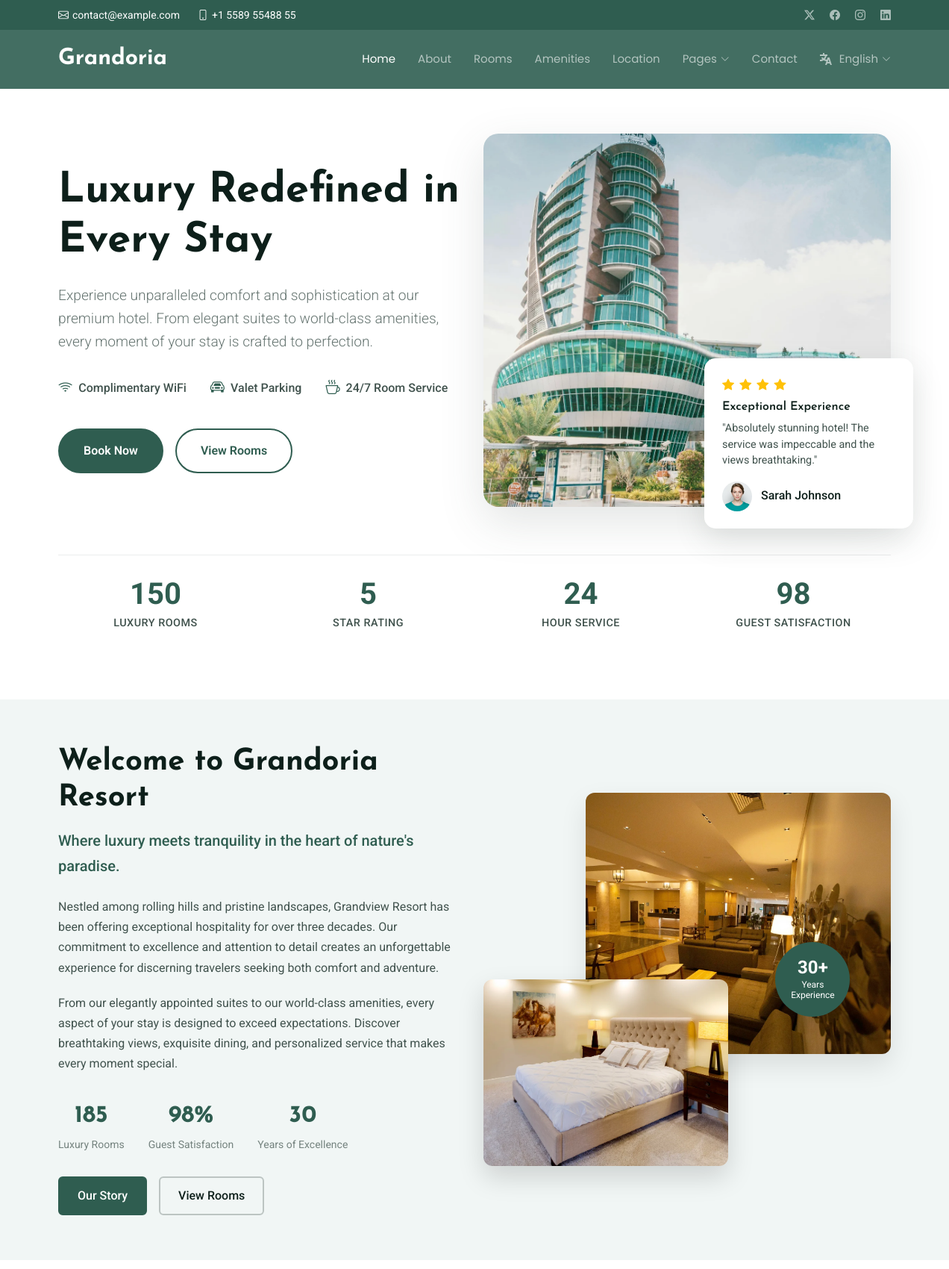
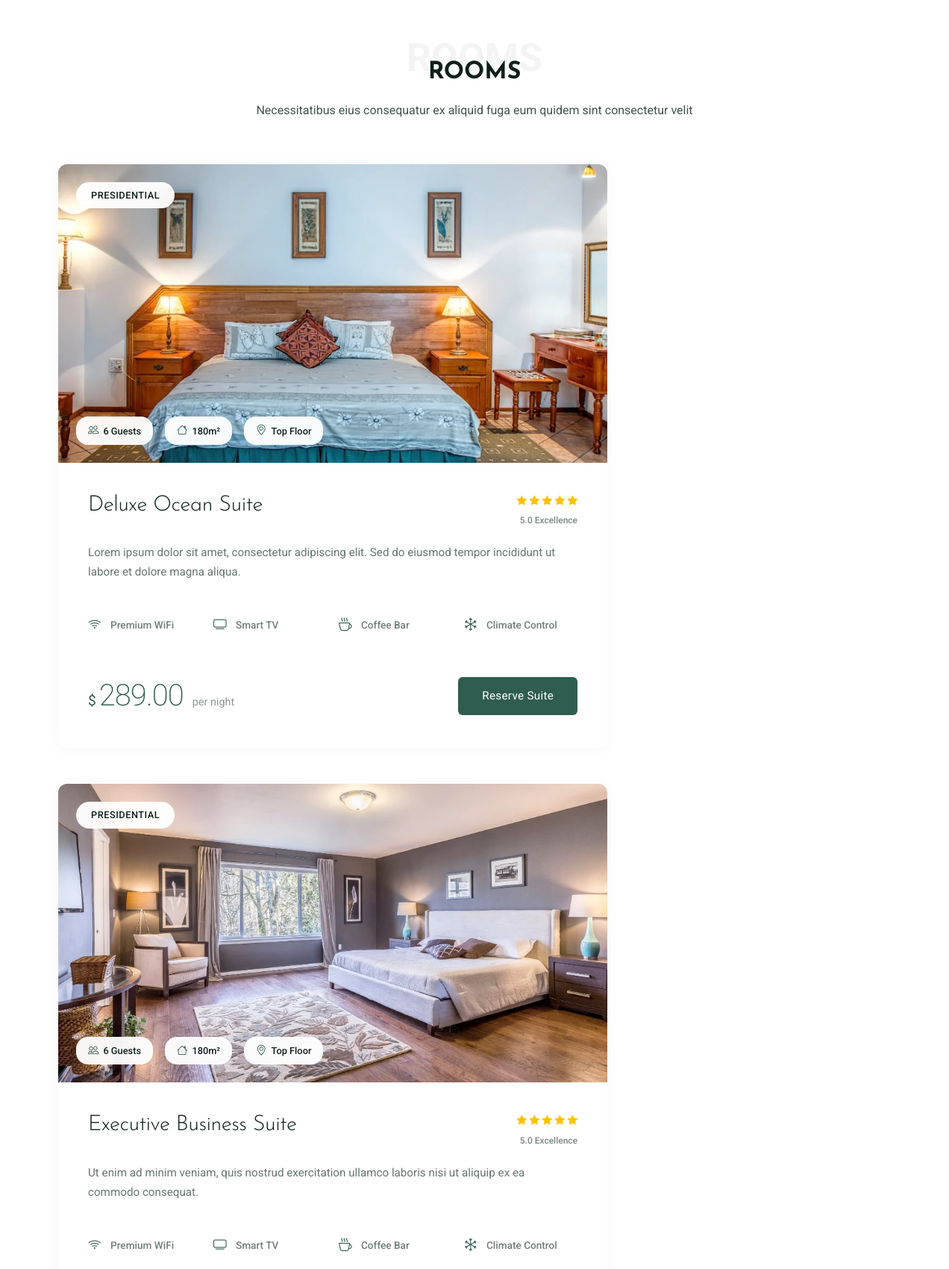
The page / (upper part) on the database its author committed (2 pictures, top to bottom).
### carapp/models.py (models this page shows, shortened)
class Room(models.Model):
    name = models.CharField(max_length=225)
    price = models.DecimalField(max_digits=9, decimal_places=2, verbose_name='price per night')
    num_of_beds = models.PositiveIntegerField(verbose_name='Number of beds')
    num_of_baths = models.PositiveBigIntegerField(verbose_name='Number of baths')
    description = models.TextField()
    image = models.FileField(blank= True , null = True, upload_to='uploads/', verbose_name='Room image')
    wifi_available = models.BooleanField(default=True)
    available = models.BooleanField(default=True)
    created = models.DateTimeField(auto_now_add=True)
    updated = models.DateTimeField(auto_now=True)
    amenities = models.ManyToManyField(Amenity, related_name="rooms",blank=True)
    capacity = models.IntegerField(default=0)

### carapp/views.py (the view)
# urls.py: path('', views.index, name = 'home_page'),
def index(request):
    rooms = Room.objects.all()[:3]
    return render(request, 'home.html', {'rooms':rooms})

### carapp/templates/home.html (shortened to what this page needs)
{% extends 'base.html'%}
{%load static%}
{% block content%}
<main class="main">
    <section id="hotel-hero" class="hotel-hero section">
      <div class="container" data-aos="fade-up" data-aos-delay="100">
        <div class="row gy-4 align-items-center">
          <div class="col-lg-6" data-aos="fade-right" data-aos-delay="200">
            <div class="hero-content">
              <h1>Luxury Redefined in Every Stay</h1>
              <p class="lead">Experience unparalleled comfort and sophistication at our premium hotel. From elegant suites to world-class amenities, every moment of your stay is crafted to perfection.</p>
              <div class="hero-features">
                <div class="feature-item">
                  <i class="bi bi-wifi"></i>
                  <span>Complimentary WiFi</span>
                </div>
                <div class="feature-item">
                  <i class="bi bi-car-front"></i>
                  <span>Valet Parking</span>
                </div>
                <div class="feature-item">
                  <i class="bi bi-cup-hot"></i>
                  <span>24/7 Room Service</span>
                </div>
              </div>
              <div class="hero-buttons">
                <a href="{% url 'carapp:booking_page'%}" class="btn btn-primary">Book Now</a>
                <a href="{% url 'carapp:room_page'%}" class="btn btn-outline">View Rooms</a>
              </div>
            </div>
          </div>
          <div class="col-lg-6" data-aos="fade-left" data-aos-delay="300">
            <div class="hero-images">
              <div class="main-image">
                <img src="{% static 'assets/img/hotel/showcase-3.webp'%}" alt="Luxury Hotel" class="img-fluid">
              </div>
              <div class="floating-card" data-aos="zoom-in" data-aos-delay="400">
                <div class="card-content">
                  <div class="rating">
                    <i class="bi bi-star-fill"></i>
                    <i class="bi bi-star-fill"></i>
                    <i class="bi bi-star-fill"></i>
                    <i class="bi bi-star-fill"></i>
                  </div>
                  <h6>Exceptional Experience</h6>
                  <p>"Absolutely stunning hotel! The service was impeccable and the views breathtaking."</p>
                  <div class="guest-info">
                    <img src="{% static 'assets/img/person/person-f-3.webp'%}" alt="Guest" class="guest-avatar">
                    <span>Sarah Johnson</span>
                  </div>
                </div>
              </div>
            </div>
          </div>
        </div>
        <div class="hero-stats" data-aos="fade-up">
          <div class="row text-center">
            <div class="col-md-3 col-6">
              <div class="stat-item">
                <span class="stat-number purecounter" data-purecounter-start="0" data-purecounter-end="150" data-purecounter-duration="1">150</span>
                <span class="stat-label">Luxury Rooms</span>
              </div>
            </div>
            <div class="col-md-3 col-6">
              <div class="stat-item">
                <span class="stat-number purecounter" data-purecounter-start="0" data-purecounter-end="5" data-purecounter-duration="1">5</span>
                <span class="stat-label">Star Rating</span>
              </div>
            </div>
            <div class="col-md-3 col-6">
              <div class="stat-item">
                <span class="stat-number purecounter" data-purecounter-start="0" data-purecounter-end="24" data-purecounter-duration="1">24</span>
                <span class="stat-label">Hour Service</span>
              </div>
            </div>
            <div class="col-md-3 col-6">
              <div class="stat-item">
                <span class="stat-number purecounter" data-purecounter-start="0" data-purecounter-end="98" data-purecounter-duration="1">98</span>
                <span class="stat-label">Guest Satisfaction</span>
              </div>
            </div>
          </div>
        </div>
      </div>
    </section>
    <section id="about-home" class="about-home section light-background">
      <div class="container" data-aos="fade-up" data-aos-delay="100">
        <div class="row gy-4 align-items-center">
          <div class="col-lg-6" data-aos="fade-right" data-aos-delay="200">
            <div class="about-content">
              <h2>Welcome to Grandoria Resort</h2>
              <p class="lead">Where luxury meets tranquility in the heart of nature's paradise.</p>
              <p>Nestled among rolling hills and pristine landscapes, Grandview Resort has been offering exceptional hospitality for over three decades. Our commitment to excellence and attention to detail creates an unforgettable experience for discerning travelers seeking both comfort and adventure.</p>
              <p>From our elegantly appointed suites to our world-class amenities, every aspect of your stay is designed to exceed expectations. Discover breathtaking views, exquisite dining, and personalized service that makes every moment special.</p>
              <div class="stats-row">
                <div class="stat-item">
                  <div class="stat-number">185</div>
                  <div class="stat-label">Luxury Rooms</div>
                </div>
                <div class="stat-item">
                  <div class="stat-number">98%</div>
                  <div class="stat-label">Guest Satisfaction</div>
                </div>
                <div class="stat-item">
                  <div class="stat-number">30</div>
                  <div class="stat-label">Years of Excellence</div>
                </div>
              </div>
              <div class="about-actions">
                <a href="{% url 'carapp:about_page'%}" class="btn-primary">Our Story</a>
                <a href="{% url 'carapp:room_page'%}" class="btn-secondary">View Rooms</a>
              </div>
            </div>
          </div>
          <div class="col-lg-6" data-aos="fade-left" data-aos-delay="300">
            <div class="about-images">
              <div class="main-image">
                <img src="{% static 'assets/img/hotel/showcase-8.webp'%}" alt="Grandview Resort Main View" class="img-fluid">
              </div>
              <div class="secondary-image">
                <img src="{% static 'assets/img/hotel/room-12.webp'%}" alt="Luxury Suite Interior" class="img-fluid">
              </div>
              <div class="experience-badge">
                <div class="badge-content">
                  <span class="badge-number">30+</span>
                  <span class="badge-text">Years<br>Experience</span>
                </div>
              </div>
            </div>
          </div>
        </div>
      </div>
    </section>
    <section id="rooms-showcase" class="rooms-showcase section">
      <div class="container section-title" data-aos="fade-up">
        <span class="description-title">Rooms</span>
        <h2>Rooms</h2>
        <p>Necessitatibus eius consequatur ex aliquid fuga eum quidem sint consectetur velit</p>
      </div>
      <div class="container" data-aos="fade-up" data-aos-delay="100">
        <div class="row gy-5">
{% if rooms %}
{% for room in rooms %}
          <div class="col-xl-8" data-aos="zoom-in" data-aos-delay="200">
            <div class="hero-room-showcase">
              <div class="showcase-image-container">
                <img src="{{room.image.url}}" alt="Grand Presidential Suite" class="img-fluid">
                <div class="room-category-badge">
                  <span>Presidential</span>
                </div>
                <div class="room-details-overlay">
                  <div class="room-specs">
                    <span class="spec-item">
                      <i class="bi bi-people"></i>
                      <span>6 Guests</span>
                    </span>
                    <span class="spec-item">
                      <i class="bi bi-house"></i>
                      <span>180m²</span>
                    </span>
                    <span class="spec-item">
                      <i class="bi bi-geo-alt"></i>
                      <span>Top Floor</span>
                    </span>
                  </div>
                </div>
              </div>
              <div class="showcase-content">
                <div class="room-title-section">
                  <h2>{{room.name}}</h2>
                  <div class="room-rating">
                    <div class="stars">
                      <i class="bi bi-star-fill"></i>
                      <i class="bi bi-star-fill"></i>
                      <i class="bi bi-star-fill"></i>
                      <i class="bi bi-star-fill"></i>
                      <i class="bi bi-star-fill"></i>
                    </div>
                    <span class="rating-text">5.0 Excellence</span>
                  </div>
                </div>
                <p class="room-description">{{room.description}}</p>
                <div class="amenities-grid">
{% if room.wifi_available%}
                  <div class="amenity-item">
                    <i class="bi bi-wifi"></i>
                    <span>Premium WiFi</span>
                  </div>
{% endif %}
                  <div class="amenity-item">
                    <i class="bi bi-tv"></i>
                    <span>Smart TV</span>
                  </div>
                  <div class="amenity-item">
                    <i class="bi bi-cup-hot"></i>
                    <span>Coffee Bar</span>
                  </div>
                  <div class="amenity-item">
                    <i class="bi bi-snow"></i>
                    <span>Climate Control</span>
                  </div>
                </div>
                <div class="booking-section">
                  <div class="price-display">
                    <span class="currency">$</span>
                    <span class="amount">{{room.price}}</span>
                    <span class="period">per night</span>
                  </div>
                  <a href="{% url 'carapp:room_details' room.id%}" class="primary-booking-btn">Reserve Suite</a>
                </div>
              </div>
            </div>
          </div>
{% endfor %}
{% endif %}
        </div>
      </div>
    </section>
  </main>
{% endblock%}

### rows shown on the page
Room: image (picture), name "Deluxe Ocean Suite", description "Lorem ipsum dolor sit amet, consectetur adipiscing elit. Sed do eiusmod tempor incididunt ut labore et dolore magna aliqua.", wifi_available True (drawn), price "289.00"
Room: image (picture), name "Executive Business Suite", description "Ut enim ad minim veniam, quis nostrud exercitation ullamco laboris nisi ut aliquip ex ea commodo consequat.", wifi_available True (drawn)
